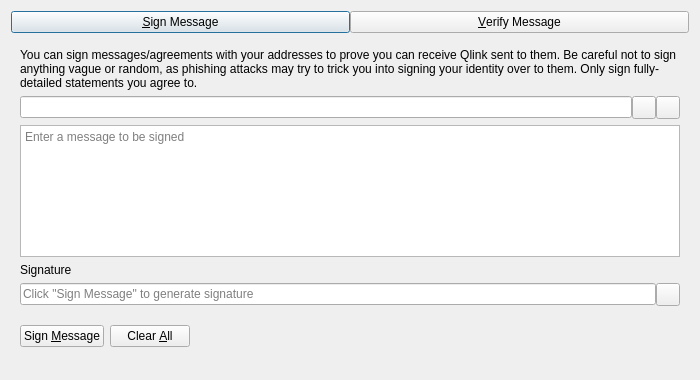
<?xml version="1.0" encoding="UTF-8"?>
<ui version="4.0">
 <class>SignVerifyMessageDialog</class>
 <widget class="QDialog" name="SignVerifyMessageDialog">
  <property name="geometry">
   <rect>
    <x>0</x>
    <y>0</y>
    <width>700</width>
    <height>380</height>
   </rect>
  </property>
  <property name="windowTitle">
   <string>Signatures - Sign / Verify a Message</string>
  </property>
  <property name="modal">
   <bool>true</bool>
  </property>
  <layout class="QVBoxLayout" name="verticalLayout">
   <item>
    <layout class="QHBoxLayout" name="horizontalLayout_Buttons_2">
     <property name="spacing">
      <number>0</number>
     </property>
     <property name="topMargin">
      <number>0</number>
     </property>
     <item>
      <widget class="QPushButton" name="btnSignMessage">
       <property name="text">
        <string>&amp;Sign Message</string>
       </property>
       <property name="checkable">
        <bool>true</bool>
       </property>
      </widget>
     </item>
     <item>
      <widget class="QPushButton" name="btnVerifyMessage">
       <property name="text">
        <string>&amp;Verify Message</string>
       </property>
       <property name="checkable">
        <bool>true</bool>
       </property>
      </widget>
     </item>
    </layout>
   </item>
   <item>
    <widget class="QStackedWidget" name="stackedWidgetSig">
     <property name="minimumSize">
      <size>
       <width>0</width>
       <height>0</height>
      </size>
     </property>
     <property name="currentIndex">
      <number>0</number>
     </property>
     <widget class="QWidget" name="pageSignMessage">
      <layout class="QVBoxLayout" name="verticalLayout_SM">
       <item>
        <widget class="QLabel" name="infoLabel_SM">
         <property name="text">
          <string>You can sign messages/agreements with your addresses to prove you can receive Qlink sent to them. Be careful not to sign anything vague or random, as phishing attacks may try to trick you into signing your identity over to them. Only sign fully-detailed statements you agree to.</string>
         </property>
         <property name="textFormat">
          <enum>Qt::PlainText</enum>
         </property>
         <property name="wordWrap">
          <bool>true</bool>
         </property>
        </widget>
       </item>
       <item>
        <layout class="QHBoxLayout" name="horizontalLayout_1_SM">
         <property name="spacing">
          <number>0</number>
         </property>
         <item>
          <widget class="QValidatedLineEdit" name="addressIn_SM">
           <property name="toolTip">
            <string>The Qlink address to sign the message with</string>
           </property>
          </widget>
         </item>
         <item>
          <widget class="QToolButton" name="addressBookButton_SM">
           <property name="toolTip">
            <string>Choose previously used address</string>
           </property>
           <property name="text">
            <string/>
           </property>
           <property name="shortcut">
            <string>Alt+A</string>
           </property>
          </widget>
         </item>
         <item>
          <widget class="QToolButton" name="pasteButton_SM">
           <property name="toolTip">
            <string>Paste address from clipboard</string>
           </property>
           <property name="text">
            <string/>
           </property>
           <property name="shortcut">
            <string>Alt+P</string>
           </property>
          </widget>
         </item>
        </layout>
       </item>
       <item>
        <widget class="QPlainTextEdit" name="messageIn_SM">
         <property name="toolTip">
          <string>Enter the message you want to sign here</string>
         </property>
         <property name="placeholderText">
          <string>Enter a message to be signed</string>
         </property>
        </widget>
       </item>
       <item>
        <widget class="QLabel" name="signatureLabel_SM">
         <property name="text">
          <string>Signature</string>
         </property>
         <property name="textFormat">
          <enum>Qt::PlainText</enum>
         </property>
        </widget>
       </item>
       <item>
        <layout class="QHBoxLayout" name="horizontalLayout_2_SM">
         <property name="spacing">
          <number>0</number>
         </property>
         <item>
          <widget class="QLineEdit" name="signatureOut_SM">
           <property name="placeholderText">
            <string>Click "Sign Message" to generate signature</string>
           </property>
           <property name="readOnly">
            <bool>true</bool>
           </property>
          </widget>
         </item>
         <item>
          <widget class="QToolButton" name="copySignatureButton_SM">
           <property name="toolTip">
            <string>Copy the current signature to the system clipboard</string>
           </property>
           <property name="text">
            <string/>
           </property>
          </widget>
         </item>
        </layout>
       </item>
       <item>
        <layout class="QHBoxLayout" name="horizontalLayout_3_SM">
         <item>
          <widget class="QPushButton" name="signMessageButton_SM">
           <property name="toolTip">
            <string>Sign the message to prove you own this Qlink address</string>
           </property>
           <property name="text">
            <string>Sign &amp;Message</string>
           </property>
           <property name="autoDefault">
            <bool>false</bool>
           </property>
          </widget>
         </item>
         <item>
          <widget class="QPushButton" name="clearButton_SM">
           <property name="toolTip">
            <string>Reset all sign message fields</string>
           </property>
           <property name="text">
            <string>Clear &amp;All</string>
           </property>
           <property name="autoDefault">
            <bool>false</bool>
           </property>
          </widget>
         </item>
         <item>
          <spacer name="horizontalSpacer_1_SM">
           <property name="orientation">
            <enum>Qt::Horizontal</enum>
           </property>
           <property name="sizeHint" stdset="0">
            <size>
             <width>40</width>
             <height>48</height>
            </size>
           </property>
          </spacer>
         </item>
         <item>
          <widget class="QLabel" name="statusLabel_SM">
           <property name="text">
            <string/>
           </property>
           <property name="wordWrap">
            <bool>true</bool>
           </property>
          </widget>
         </item>
         <item>
          <spacer name="horizontalSpacer_2_SM">
           <property name="orientation">
            <enum>Qt::Horizontal</enum>
           </property>
           <property name="sizeHint" stdset="0">
            <size>
             <width>40</width>
             <height>48</height>
            </size>
           </property>
          </spacer>
         </item>
        </layout>
       </item>
      </layout>
     </widget>
     <widget class="QWidget" name="pageVerifyMessage">
      <layout class="QVBoxLayout" name="verticalLayout_VM">
       <item>
        <widget class="QLabel" name="infoLabel_VM">
         <property name="text">
          <string>Enter the receiver's address, message (ensure you copy line breaks, spaces, tabs, etc. exactly) and signature below to verify the message. Be careful not to read more into the signature than what is in the signed message itself, to avoid being tricked by a man-in-the-middle attack. Note that this only proves the signing party receives with the address, it cannot prove sendership of any transaction!</string>
         </property>
         <property name="textFormat">
          <enum>Qt::PlainText</enum>
         </property>
         <property name="alignment">
          <set>Qt::AlignLeading|Qt::AlignLeft|Qt::AlignTop</set>
         </property>
         <property name="wordWrap">
          <bool>true</bool>
         </property>
        </widget>
       </item>
       <item>
        <layout class="QHBoxLayout" name="horizontalLayout_1_VM">
         <property name="spacing">
          <number>0</number>
         </property>
         <item>
          <widget class="QValidatedLineEdit" name="addressIn_VM">
           <property name="toolTip">
            <string>The Qlink address the message was signed with</string>
           </property>
          </widget>
         </item>
         <item>
          <widget class="QToolButton" name="addressBookButton_VM">
           <property name="toolTip">
            <string>Choose previously used address</string>
           </property>
           <property name="text">
            <string/>
           </property>
           <property name="shortcut">
            <string>Alt+A</string>
           </property>
          </widget>
         </item>
        </layout>
       </item>
       <item>
        <widget class="QPlainTextEdit" name="messageIn_VM">
          <property name="toolTip">
            <string>The signed message to verify</string>
          </property>
          <property name="placeholderText">
            <string>Enter a message to be verified</string>
          </property>
        </widget>
       </item>
       <item>
        <widget class="QValidatedLineEdit" name="signatureIn_VM">
          <property name="toolTip">
            <string>The signature given when the message was signed</string>
          </property>
          <property name="placeholderText">
            <string>Enter a signature for the message to be verified</string>
          </property>
        </widget>
       </item>
       <item>
        <layout class="QHBoxLayout" name="horizontalLayout_2_VM">
         <item>
          <widget class="QPushButton" name="verifyMessageButton_VM">
           <property name="toolTip">
            <string>Verify the message to ensure it was signed with the specified Qlink address</string>
           </property>
           <property name="text">
            <string>Verify &amp;Message</string>
           </property>
           <property name="autoDefault">
            <bool>false</bool>
           </property>
          </widget>
         </item>
         <item>
          <widget class="QPushButton" name="clearButton_VM">
           <property name="toolTip">
            <string>Reset all verify message fields</string>
           </property>
           <property name="text">
            <string>Clear &amp;All</string>
           </property>
           <property name="autoDefault">
            <bool>false</bool>
           </property>
          </widget>
         </item>
         <item>
          <spacer name="horizontalSpacer_1_VM">
           <property name="orientation">
            <enum>Qt::Horizontal</enum>
           </property>
           <property name="sizeHint" stdset="0">
            <size>
             <width>40</width>
             <height>48</height>
            </size>
           </property>
          </spacer>
         </item>
         <item>
          <widget class="QLabel" name="statusLabel_VM">
           <property name="text">
            <string/>
           </property>
           <property name="wordWrap">
            <bool>true</bool>
           </property>
          </widget>
         </item>
         <item>
          <spacer name="horizontalSpacer_2_VM">
           <property name="orientation">
            <enum>Qt::Horizontal</enum>
           </property>
           <property name="sizeHint" stdset="0">
            <size>
             <width>40</width>
             <height>48</height>
            </size>
           </property>
          </spacer>
         </item>
        </layout>
       </item>
      </layout>
     </widget>
    </widget>
   </item>
  </layout>
 </widget>
 <customwidgets>
  <customwidget>
   <class>QValidatedLineEdit</class>
   <extends>QLineEdit</extends>
   <header>qt/qvalidatedlineedit.h</header>
  </customwidget>
 </customwidgets>
 <resources>
  <include location="../qlink.qrc"/>
 </resources>
 <connections/>
</ui>
